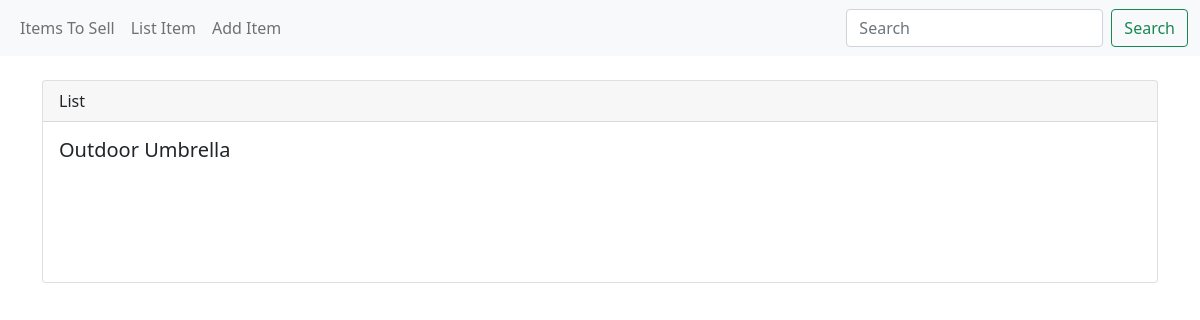
/show_list/6, run on an earlier commit of the app's database.
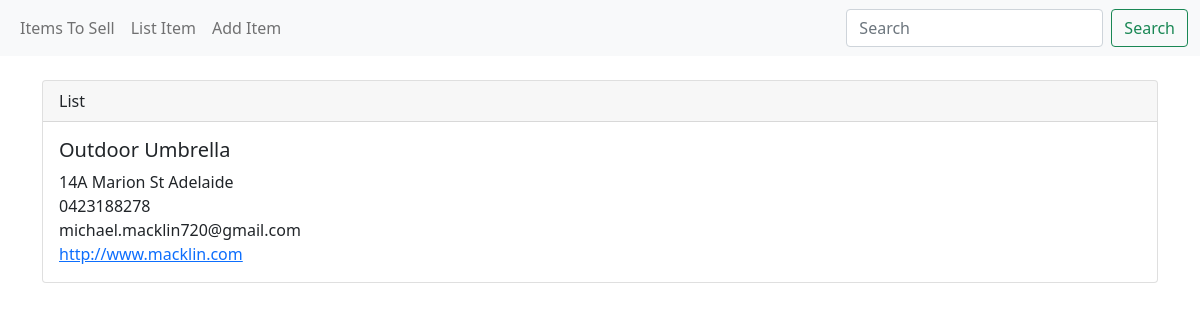
And on a later commit of the database.
### items_db/models.py (models this page shows, shortened)
class Item(models.Model):
	item_name = models.CharField('Item Name', max_length=120)
	category = models.CharField(max_length=30)
	description = models.TextField(blank=True)
	source = models.ForeignKey(Source, blank=True, null=True, on_delete=models.CASCADE)
	value = models.DecimalField(max_digits=6, decimal_places=2)
	sell =  models.DecimalField(max_digits=6, decimal_places=2)
	comments =  models.TextField(blank=True)
	def __str__(self):
		return self.item_name

class Source(models.Model):
	name = models.CharField('Location Name', max_length=120)
	address = models.CharField(max_length=120)
	postcode = models.CharField(max_length=10)
	phone = models.CharField('Contact Phone', max_length=10)
	web = models.URLField('Website Address')
	email = models.EmailField('Email Address')

### items_db/views.py (the view)
# urls.py: path('show_list/<list_id>', views.show_list, name="show-list"),
def show_list(request, list_id):
	key_item = Item.objects.get(pk=list_id)
	return render(request, 'show_list.html', {'key_item': key_item})

### items_db/templates/show_list.html
{% extends 'base.html' %}
{% block content %}
<div class="card">
  <div class="card-header">
    List
  </div>
  <div class="card-body">
    <h5 class="card-title">{{ key_item }}</h5>
    <p class="card-text">
    {{ key_item.source.address }}<br/>
    {{ key_item.source.phone }}<br/>
    {{ key_item.source.email }}<br/>
    <a href="{{ key_item.source.web }}">{{ key_item.source.web }} </a><br/>
    </p>
  </div>
</div>
{% endblock %}

What changed in the data, as far as the page shows it:
changed Item "Outdoor Umbrella": source.address (not shown) → "14A Marion St Adelaide"; source.phone (not shown) → "0423188278"; source.email (not shown) → "michael.macklin720@gmail.com"; source_id empty → 1 (drawn); source.web (not shown) → "http://www.macklin.com"
